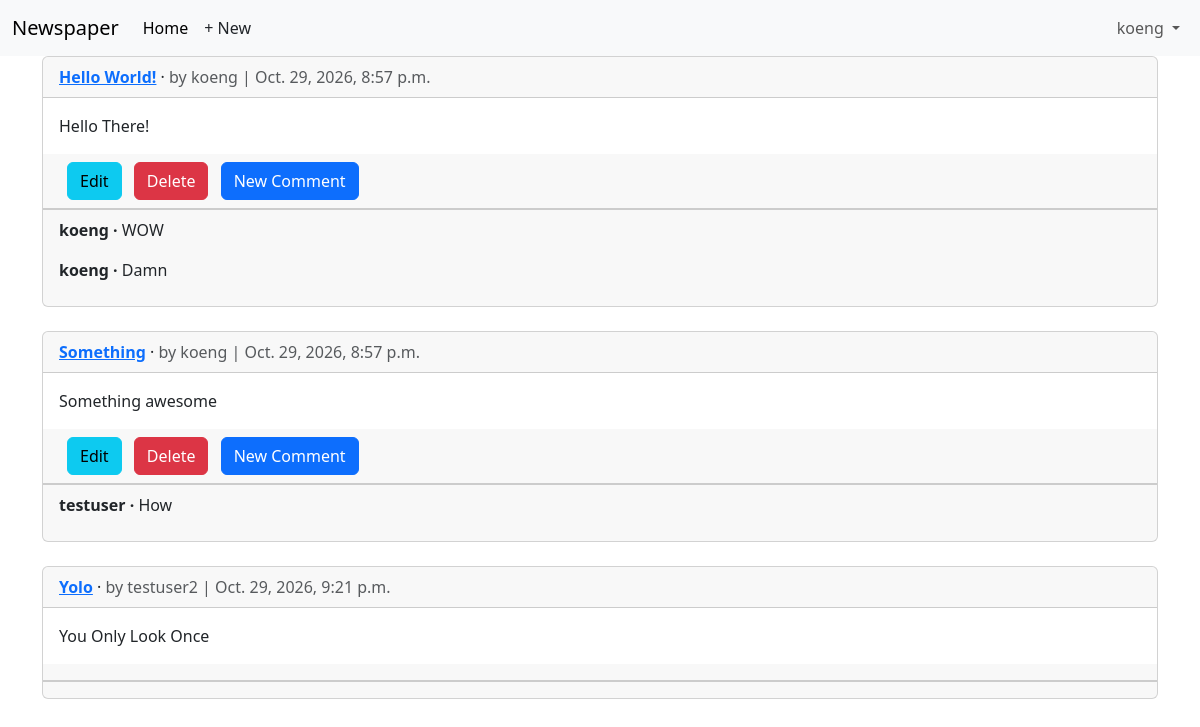
/articles/ (signed in), run on the app's committed database.
### accounts/models.py (models this page shows)
class CustomUser(AbstractUser):
    age = models.PositiveIntegerField(null=True, blank=True)

### articles/models.py (models this page shows, shortened)
class Article(models.Model):
    title = models.CharField(max_length=255)
    body = models.TextField()
    date = models.DateTimeField(auto_now_add=True)
    author = models.ForeignKey(settings.AUTH_USER_MODEL, on_delete=models.CASCADE)
    def get_absolute_url(self):
        return reverse("article_detail", kwargs={"pk": self.pk})

class Comment(models.Model):  # new
    article = models.ForeignKey(Article, on_delete=models.CASCADE)
    comment = models.CharField(max_length=140)
    author = models.ForeignKey(
        settings.AUTH_USER_MODEL,
        on_delete=models.CASCADE,
    )
    def __str__(self):
        return self.comment

### articles/views.py (the view)
# urls.py: path("", ArticleListView.as_view(), name="article_list"),
class ArticleListView(LoginRequiredMixin, ListView):
    model = Article
    template_name = "article_list.html"

### templates/article_list.html (shortened to what this page needs)
{% extends "base.html" %}
{% block content %}
{% for article in article_list %}
<div class="card">
<div class="card-header">
<span class="fw-bold">
<a href="{{ article.get_absolute_url }}">{{ article.title }}</a>
</span> &middot;
<span class="text-muted">by {{ article.author }} |
{{ article.date }}</span>
</div>
<div class="card-body">
{{ article.body }}
</div>
<div class="card-header">
{% if article.author.pk == request.user.pk %}
<a class="btn btn-info ms-2" href="{% url 'article_edit' article.pk %}">Edit</a>
<a class="btn btn-danger ms-2" href="{% url 'article_delete' article.pk %}">Delete</a>
<a class="btn btn-primary ms-2" href="{{ article.get_absolute_url }}">New Comment</a>
{% endif %}
</div>
<div class="card-footer">
{% for comment in article.comment_set.all %}
<p>
<span class="fw-bold">
{{ comment.author }} &middot;
</span>
{{ comment }}
</p>
{% endfor %}
</div>
</div>
<br/>
{% endfor %}
{% endblock content %}

### templates/base.html (shortened to what this page needs)
{% load static %}
<!doctype html>
<html>
  <head>
    <link
      href="https://cdn.jsdelivr.net/npm/bootstrap@5.3.8/dist/css/bootstrap.min.css"
      rel="stylesheet"
    />
  </head>
  <body>
    <nav class="navbar navbar-expand-lg bg-body-tertiary">
      <div class="container-fluid">
        <a class="navbar-brand" href="{% url 'home' %}">Newspaper</a>
        <div class="collapse navbar-collapse" id="navbarSupportedContent">
          <ul class="navbar-nav me-auto mb-2 mb-lg-0">
            <li class="nav-item">
              <a class="nav-link active" aria-current="page" href="{% url 'home' %}">Home</a>
            </li>
            {% if user.is_authenticated %}
            <li><a href="{% url 'article_create' %}" class="nav-link px-2 link-dark">+ New</a></li>
          </ul>
          <div class="mr-auto">
            <ul class="navbar-nav">
              <li class="nav-item dropdown">
                <a
                  class="nav-link dropdown-toggle"
                  href="{% url 'home' %}"
                  role="button"
                  data-bs-toggle="dropdown"
                  aria-expanded="false"
                >
                  {{ user.username }}
                </a>
              </li>
          {% endif %}
        </div>
      </div>
    </nav>
    <main>
      <div class="container">{% block content %} {% endblock content %}</div>
    </main>
  </body>
</html>

### data on the page
CustomUser: username "koeng"
Article: title "Hello World!", author "koeng", date "Oct. 29, 2026, 8:57 p.m.", body "Hello There!"
Comment: author "koeng", comment "WOW"
Comment: author "koeng", comment "Damn"
Article: title "Something", author "koeng", date "Oct. 29, 2026, 8:57 p.m.", body "Something awesome"
Comment: author "testuser", comment "How"
Article: title "Yolo", author "testuser2", date "Oct. 29, 2026, 9:21 p.m.", body "You Only Look Once"
